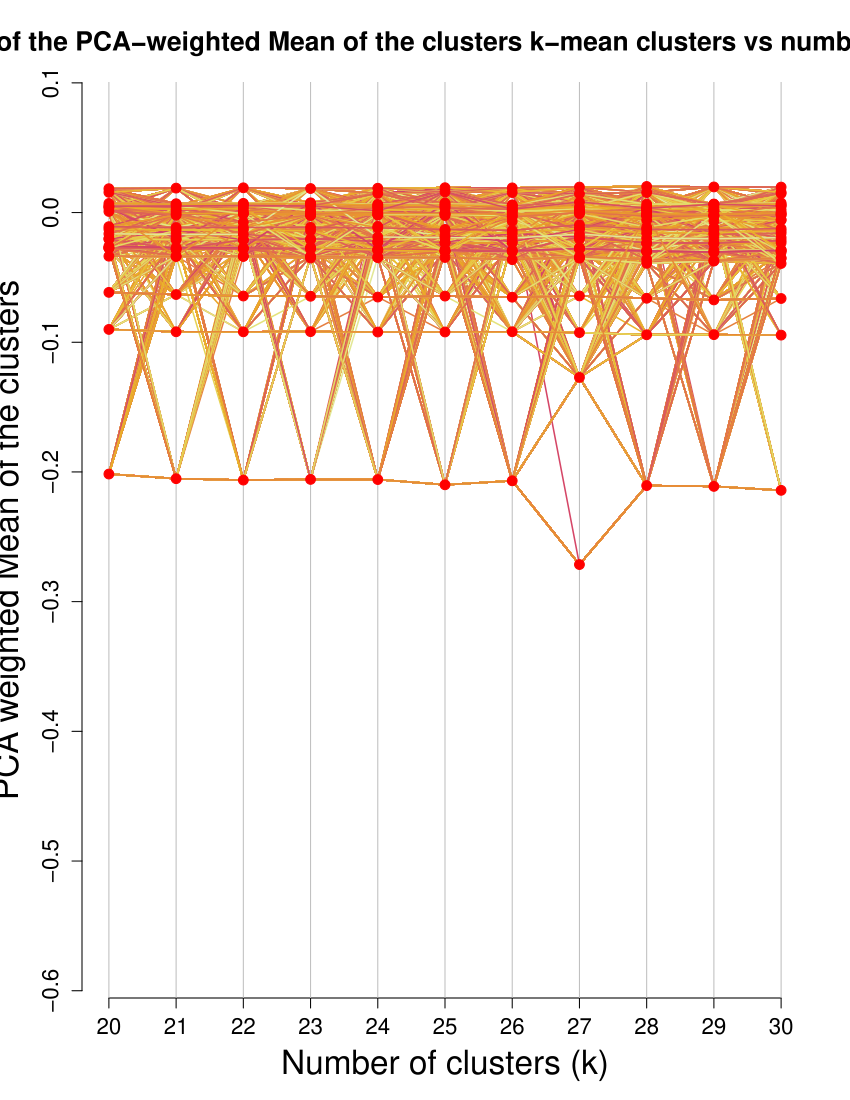

This chart was generated by the following R code:
# this code is not written by me - I took it from here:
# https://www.r-bloggers.com/clustergram-visualization-and-diagnostics-for-cluster-analysis-r-code/
# I've just made two small changes - explicitly setting iter.max and nstart
# and changing the default algorithm used to algorithm="MacQueen"
clustergram.kmeans <- function(Data, k, iter.max=10, nstart=1, ...)
{
  # this is the type of function that the clustergram
  # 	function takes for the clustering.
  # 	using similar structure will allow implementation of different clustering algorithms
  
  #	It returns a list with two elements:
  #	cluster = a vector of length of n (the number of subjects/items)
  #				indicating to which cluster each item belongs.
  #	centers = a k dimensional vector.  Each element is 1 number that represent that cluster
  #				In our case, we are using the weighted mean of the cluster dimensions by 
  #				Using the first component (loading) of the PCA of the Data.
  
  cl <- kmeans(Data, k, iter.max = iter.max, nstart = nstart, algorithm="MacQueen", ...)
  
  cluster <- cl$cluster
  centers <- cl$centers %*% princomp(Data)$loadings[,1]	# 1 number per center
  # here we are using the weighted mean for each
  
  return(list(
    cluster = cluster,
    centers = centers
  ))
}		

clustergram.plot.matlines <- function(X,Y, k.range, 
                                      x.range, y.range , COL, 
                                      add.center.points , centers.points)
{
  plot(0,0, col = "white", xlim = x.range, ylim = y.range,
       axes = F,
       xlab = "Number of clusters (k)", ylab = "PCA weighted Mean of the clusters", main = "Clustergram of the PCA-weighted Mean of the clusters k-mean clusters vs number of clusters (k)")
  axis(side =1, at = k.range)
  axis(side =2)
  abline(v = k.range, col = "grey")
  
  matlines(t(X), t(Y), pch = 19, col = COL, lty = 1, lwd = 1.5)
  
  if(add.center.points)
  {
    require(plyr)
    
    xx <- ldply(centers.points, rbind)
    points(xx$y~xx$x, pch = 19, col = "red", cex = 1.3)
    
    # add points	
    # temp <- l_ply(centers.points, function(xx) {
    # with(xx,points(y~x, pch = 19, col = "red", cex = 1.3))
    # points(xx$y~xx$x, pch = 19, col = "red", cex = 1.3)
    # return(1)
    # })
    # We assign the lapply to a variable (temp) only to suppress the lapply "NULL" output
  }	
}



clustergram <- function(Data, k.range = 2:10 , 
                        clustering.function = clustergram.kmeans,
                        clustergram.plot = clustergram.plot.matlines, 
                        line.width = .004, add.center.points = T, iter.max=10, nstart=1)
{
  # Data - should be a scales matrix.  Where each column belongs to a different dimension of the observations
  # k.range - is a vector with the number of clusters to plot the clustergram for
  # clustering.function - this is not really used, but offers a bases to later extend the function to other algorithms 
  #			Although that would  more work on the code
  # line.width - is the amount to lift each line in the plot so they won't superimpose eachother
  # add.center.points - just assures that we want to plot points of the cluster means
  
  n <- dim(Data)[1]
  
  PCA.1 <- Data %*% princomp(Data)$loadings[,1]	# first principal component of our data
  
  if(require(colorspace)) {
    COL <- heat_hcl(n)[order(PCA.1)]	# line colors
  } else {
    COL <- rainbow(n)[order(PCA.1)]	# line colors
    warning('Please consider installing the package "colorspace" for prittier colors')
  }
  
  line.width <- rep(line.width, n)
  
  Y <- NULL	# Y matrix
  X <- NULL	# X matrix
  
  centers.points <- list()
  
  for(k in k.range)
  {
    k.clusters <- clustering.function(Data, k, iter.max, nstart)
    
    clusters.vec <- k.clusters$cluster
    # the.centers <- apply(cl$centers,1, mean)
    the.centers <- k.clusters$centers 
    
    noise <- unlist(tapply(line.width, clusters.vec, cumsum))[order(seq_along(clusters.vec)[order(clusters.vec)])]	
    # noise <- noise - mean(range(noise))
    y <- the.centers[clusters.vec] + noise
    Y <- cbind(Y, y)
    x <- rep(k, length(y))
    X <- cbind(X, x)
    
    centers.points[[k]] <- data.frame(y = the.centers , x = rep(k , k))	
    #	points(the.centers ~ rep(k , k), pch = 19, col = "red", cex = 1.5)
  }
  
  
  x.range <- range(k.range)
  y.range <- range(PCA.1)
  
  clustergram.plot(X,Y, k.range, 
                   x.range, y.range , COL, 
                   add.center.points , centers.points)
  
  
}
